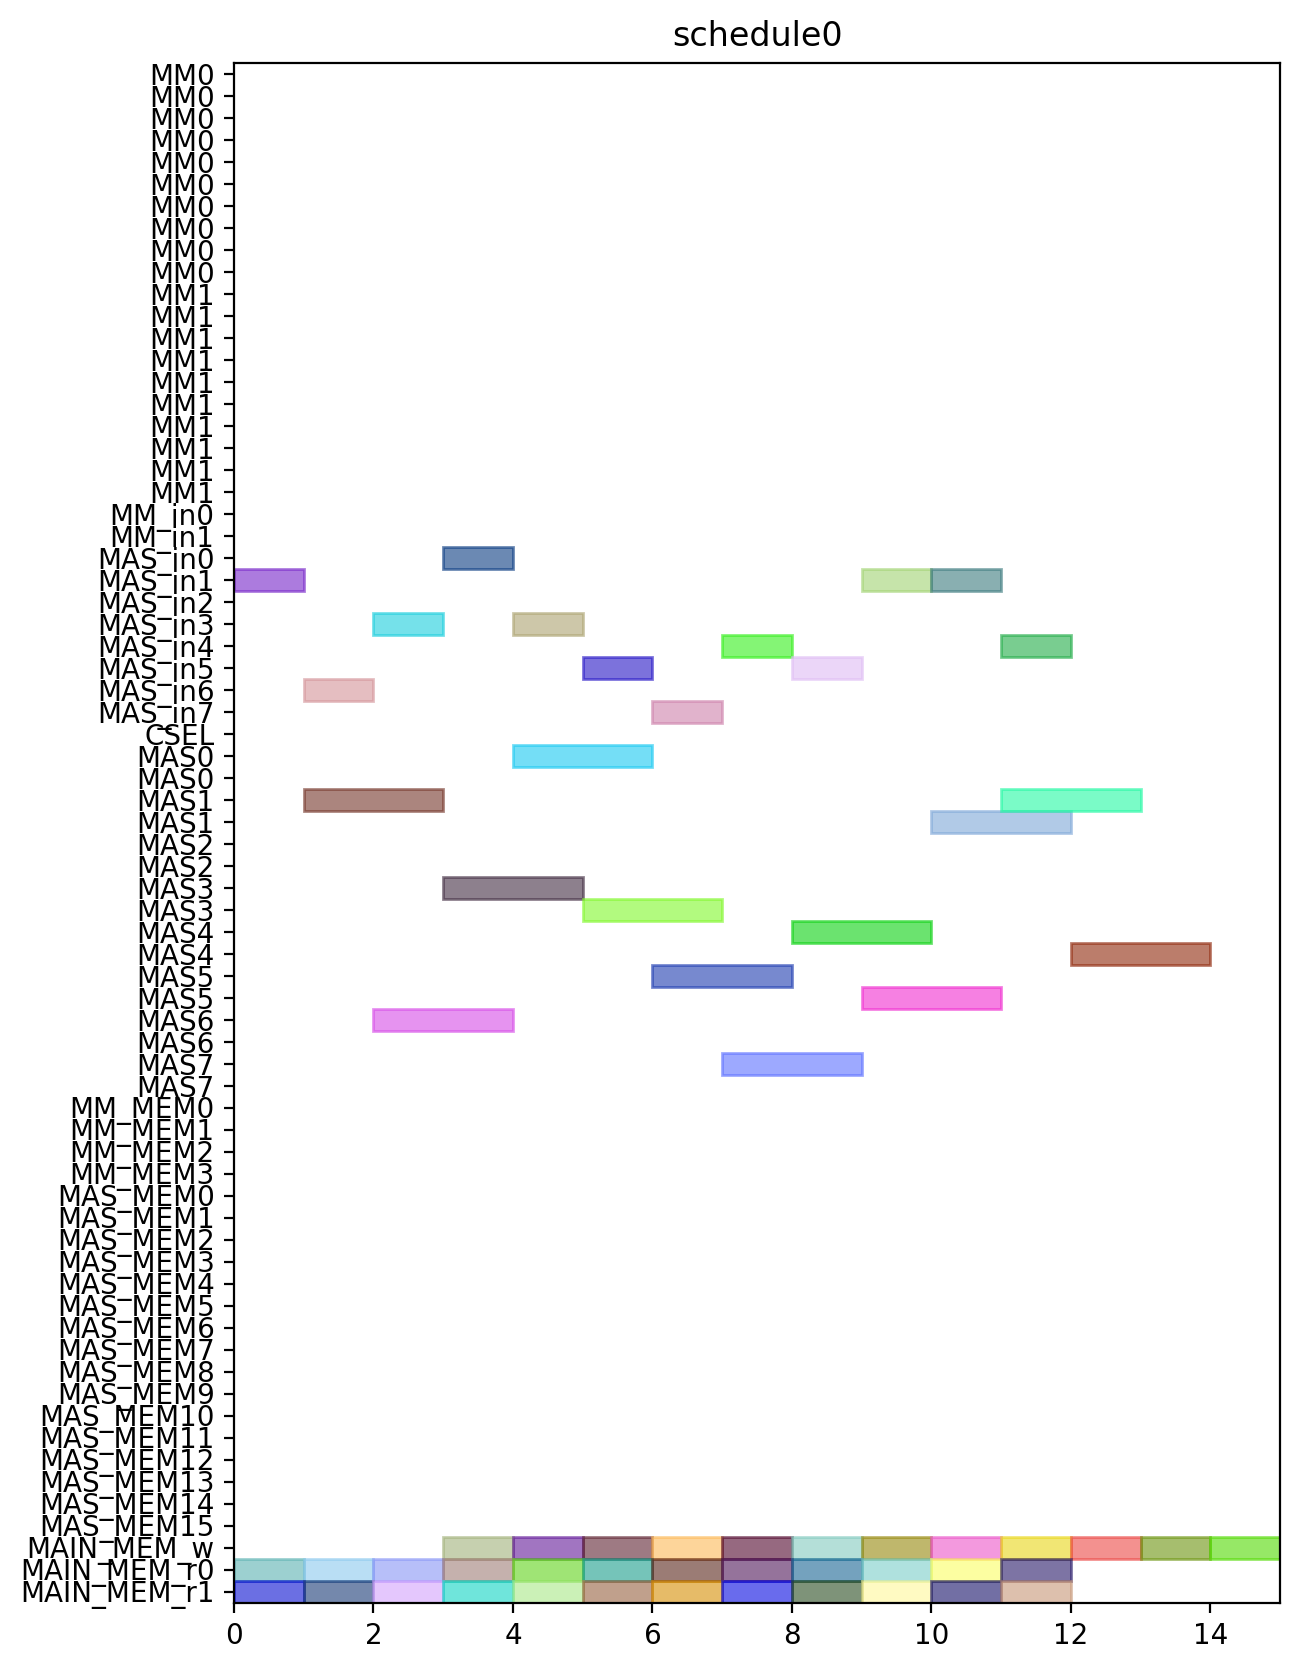

Here is the Python script that generated this plot:
from pyschedule import Scenario, solvers, plotters, alt


def solve():
	horizon = 120
	S = Scenario("schedule0", horizon=horizon)

	# resource
	MM = S.Resources('MM', num=2, size=10)
	MM_in = S.Resources('MM_in', num=2)
	MAS_in = S.Resources('MAS_in', num=8)
	CSEL = S.Resource('CSEL')
	MAS = S.Resources('MAS', num=8, size=2, periods=range(1, horizon))
	MM_MEM = S.Resources('MM_MEM', num=4)
	MAS_MEM = S.Resources('MAS_MEM', num=16)
	MAIN_MEM_w = S.Resource('MAIN_MEM_w', size=1)
	MAIN_MEM_r = S.Resources('MAIN_MEM_r', num=2)

	# result of previous scheduling

	# new tasks
	c000 = S.Task('c000', length=2, delay_cost=1)
	c000 += alt(MAS)
	c000_in = S.Task('c000_in', length=1, delay_cost=1)
	c000_in += alt(MAS_in)
	S += c000_in*MAS_in[0]<=c000*MAS[0]

	S += c000_in*MAS_in[1]<=c000*MAS[1]

	S += c000_in*MAS_in[2]<=c000*MAS[2]

	S += c000_in*MAS_in[3]<=c000*MAS[3]

	S += c000_in*MAS_in[4]<=c000*MAS[4]

	S += c000_in*MAS_in[5]<=c000*MAS[5]

	S += c000_in*MAS_in[6]<=c000*MAS[6]

	S += c000_in*MAS_in[7]<=c000*MAS[7]

	S += 0<c000

	c000_w = S.Task('c000_w', length=1, delay_cost=1)
	c000_w += alt(MAIN_MEM_w)
	S += c000 <= c000_w

	c000_mem0 = S.Task('c000_mem0', length=1, delay_cost=1)
	c000_mem0 += MAIN_MEM_r[0]
	S += c000_mem0 <= c000

	c000_mem1 = S.Task('c000_mem1', length=1, delay_cost=1)
	c000_mem1 += MAIN_MEM_r[1]
	S += c000_mem1 <= c000

	c001 = S.Task('c001', length=2, delay_cost=1)
	c001 += alt(MAS)
	c001_in = S.Task('c001_in', length=1, delay_cost=1)
	c001_in += alt(MAS_in)
	S += c001_in*MAS_in[0]<=c001*MAS[0]

	S += c001_in*MAS_in[1]<=c001*MAS[1]

	S += c001_in*MAS_in[2]<=c001*MAS[2]

	S += c001_in*MAS_in[3]<=c001*MAS[3]

	S += c001_in*MAS_in[4]<=c001*MAS[4]

	S += c001_in*MAS_in[5]<=c001*MAS[5]

	S += c001_in*MAS_in[6]<=c001*MAS[6]

	S += c001_in*MAS_in[7]<=c001*MAS[7]

	S += 0<c001

	c001_w = S.Task('c001_w', length=1, delay_cost=1)
	c001_w += alt(MAIN_MEM_w)
	S += c001 <= c001_w

	c001_mem0 = S.Task('c001_mem0', length=1, delay_cost=1)
	c001_mem0 += MAIN_MEM_r[0]
	S += c001_mem0 <= c001

	c001_mem1 = S.Task('c001_mem1', length=1, delay_cost=1)
	c001_mem1 += MAIN_MEM_r[1]
	S += c001_mem1 <= c001

	c010 = S.Task('c010', length=2, delay_cost=1)
	c010 += alt(MAS)
	c010_in = S.Task('c010_in', length=1, delay_cost=1)
	c010_in += alt(MAS_in)
	S += c010_in*MAS_in[0]<=c010*MAS[0]

	S += c010_in*MAS_in[1]<=c010*MAS[1]

	S += c010_in*MAS_in[2]<=c010*MAS[2]

	S += c010_in*MAS_in[3]<=c010*MAS[3]

	S += c010_in*MAS_in[4]<=c010*MAS[4]

	S += c010_in*MAS_in[5]<=c010*MAS[5]

	S += c010_in*MAS_in[6]<=c010*MAS[6]

	S += c010_in*MAS_in[7]<=c010*MAS[7]

	S += 0<c010

	c010_w = S.Task('c010_w', length=1, delay_cost=1)
	c010_w += alt(MAIN_MEM_w)
	S += c010 <= c010_w

	c010_mem0 = S.Task('c010_mem0', length=1, delay_cost=1)
	c010_mem0 += MAIN_MEM_r[0]
	S += c010_mem0 <= c010

	c010_mem1 = S.Task('c010_mem1', length=1, delay_cost=1)
	c010_mem1 += MAIN_MEM_r[1]
	S += c010_mem1 <= c010

	c011 = S.Task('c011', length=2, delay_cost=1)
	c011 += alt(MAS)
	c011_in = S.Task('c011_in', length=1, delay_cost=1)
	c011_in += alt(MAS_in)
	S += c011_in*MAS_in[0]<=c011*MAS[0]

	S += c011_in*MAS_in[1]<=c011*MAS[1]

	S += c011_in*MAS_in[2]<=c011*MAS[2]

	S += c011_in*MAS_in[3]<=c011*MAS[3]

	S += c011_in*MAS_in[4]<=c011*MAS[4]

	S += c011_in*MAS_in[5]<=c011*MAS[5]

	S += c011_in*MAS_in[6]<=c011*MAS[6]

	S += c011_in*MAS_in[7]<=c011*MAS[7]

	S += 0<c011

	c011_w = S.Task('c011_w', length=1, delay_cost=1)
	c011_w += alt(MAIN_MEM_w)
	S += c011 <= c011_w

	c011_mem0 = S.Task('c011_mem0', length=1, delay_cost=1)
	c011_mem0 += MAIN_MEM_r[0]
	S += c011_mem0 <= c011

	c011_mem1 = S.Task('c011_mem1', length=1, delay_cost=1)
	c011_mem1 += MAIN_MEM_r[1]
	S += c011_mem1 <= c011

	c100 = S.Task('c100', length=2, delay_cost=1)
	c100 += alt(MAS)
	c100_in = S.Task('c100_in', length=1, delay_cost=1)
	c100_in += alt(MAS_in)
	S += c100_in*MAS_in[0]<=c100*MAS[0]

	S += c100_in*MAS_in[1]<=c100*MAS[1]

	S += c100_in*MAS_in[2]<=c100*MAS[2]

	S += c100_in*MAS_in[3]<=c100*MAS[3]

	S += c100_in*MAS_in[4]<=c100*MAS[4]

	S += c100_in*MAS_in[5]<=c100*MAS[5]

	S += c100_in*MAS_in[6]<=c100*MAS[6]

	S += c100_in*MAS_in[7]<=c100*MAS[7]

	S += 0<c100

	c100_w = S.Task('c100_w', length=1, delay_cost=1)
	c100_w += alt(MAIN_MEM_w)
	S += c100 <= c100_w

	c100_mem0 = S.Task('c100_mem0', length=1, delay_cost=1)
	c100_mem0 += MAIN_MEM_r[0]
	S += c100_mem0 <= c100

	c100_mem1 = S.Task('c100_mem1', length=1, delay_cost=1)
	c100_mem1 += MAIN_MEM_r[1]
	S += c100_mem1 <= c100

	c101 = S.Task('c101', length=2, delay_cost=1)
	c101 += alt(MAS)
	c101_in = S.Task('c101_in', length=1, delay_cost=1)
	c101_in += alt(MAS_in)
	S += c101_in*MAS_in[0]<=c101*MAS[0]

	S += c101_in*MAS_in[1]<=c101*MAS[1]

	S += c101_in*MAS_in[2]<=c101*MAS[2]

	S += c101_in*MAS_in[3]<=c101*MAS[3]

	S += c101_in*MAS_in[4]<=c101*MAS[4]

	S += c101_in*MAS_in[5]<=c101*MAS[5]

	S += c101_in*MAS_in[6]<=c101*MAS[6]

	S += c101_in*MAS_in[7]<=c101*MAS[7]

	S += 0<c101

	c101_w = S.Task('c101_w', length=1, delay_cost=1)
	c101_w += alt(MAIN_MEM_w)
	S += c101 <= c101_w

	c101_mem0 = S.Task('c101_mem0', length=1, delay_cost=1)
	c101_mem0 += MAIN_MEM_r[0]
	S += c101_mem0 <= c101

	c101_mem1 = S.Task('c101_mem1', length=1, delay_cost=1)
	c101_mem1 += MAIN_MEM_r[1]
	S += c101_mem1 <= c101

	c110 = S.Task('c110', length=2, delay_cost=1)
	c110 += alt(MAS)
	c110_in = S.Task('c110_in', length=1, delay_cost=1)
	c110_in += alt(MAS_in)
	S += c110_in*MAS_in[0]<=c110*MAS[0]

	S += c110_in*MAS_in[1]<=c110*MAS[1]

	S += c110_in*MAS_in[2]<=c110*MAS[2]

	S += c110_in*MAS_in[3]<=c110*MAS[3]

	S += c110_in*MAS_in[4]<=c110*MAS[4]

	S += c110_in*MAS_in[5]<=c110*MAS[5]

	S += c110_in*MAS_in[6]<=c110*MAS[6]

	S += c110_in*MAS_in[7]<=c110*MAS[7]

	S += 0<c110

	c110_w = S.Task('c110_w', length=1, delay_cost=1)
	c110_w += alt(MAIN_MEM_w)
	S += c110 <= c110_w

	c110_mem0 = S.Task('c110_mem0', length=1, delay_cost=1)
	c110_mem0 += MAIN_MEM_r[0]
	S += c110_mem0 <= c110

	c110_mem1 = S.Task('c110_mem1', length=1, delay_cost=1)
	c110_mem1 += MAIN_MEM_r[1]
	S += c110_mem1 <= c110

	c111 = S.Task('c111', length=2, delay_cost=1)
	c111 += alt(MAS)
	c111_in = S.Task('c111_in', length=1, delay_cost=1)
	c111_in += alt(MAS_in)
	S += c111_in*MAS_in[0]<=c111*MAS[0]

	S += c111_in*MAS_in[1]<=c111*MAS[1]

	S += c111_in*MAS_in[2]<=c111*MAS[2]

	S += c111_in*MAS_in[3]<=c111*MAS[3]

	S += c111_in*MAS_in[4]<=c111*MAS[4]

	S += c111_in*MAS_in[5]<=c111*MAS[5]

	S += c111_in*MAS_in[6]<=c111*MAS[6]

	S += c111_in*MAS_in[7]<=c111*MAS[7]

	S += 0<c111

	c111_w = S.Task('c111_w', length=1, delay_cost=1)
	c111_w += alt(MAIN_MEM_w)
	S += c111 <= c111_w

	c111_mem0 = S.Task('c111_mem0', length=1, delay_cost=1)
	c111_mem0 += MAIN_MEM_r[0]
	S += c111_mem0 <= c111

	c111_mem1 = S.Task('c111_mem1', length=1, delay_cost=1)
	c111_mem1 += MAIN_MEM_r[1]
	S += c111_mem1 <= c111

	c200 = S.Task('c200', length=2, delay_cost=1)
	c200 += alt(MAS)
	c200_in = S.Task('c200_in', length=1, delay_cost=1)
	c200_in += alt(MAS_in)
	S += c200_in*MAS_in[0]<=c200*MAS[0]

	S += c200_in*MAS_in[1]<=c200*MAS[1]

	S += c200_in*MAS_in[2]<=c200*MAS[2]

	S += c200_in*MAS_in[3]<=c200*MAS[3]

	S += c200_in*MAS_in[4]<=c200*MAS[4]

	S += c200_in*MAS_in[5]<=c200*MAS[5]

	S += c200_in*MAS_in[6]<=c200*MAS[6]

	S += c200_in*MAS_in[7]<=c200*MAS[7]

	S += 0<c200

	c200_w = S.Task('c200_w', length=1, delay_cost=1)
	c200_w += alt(MAIN_MEM_w)
	S += c200 <= c200_w

	c200_mem0 = S.Task('c200_mem0', length=1, delay_cost=1)
	c200_mem0 += MAIN_MEM_r[0]
	S += c200_mem0 <= c200

	c200_mem1 = S.Task('c200_mem1', length=1, delay_cost=1)
	c200_mem1 += MAIN_MEM_r[1]
	S += c200_mem1 <= c200

	c201 = S.Task('c201', length=2, delay_cost=1)
	c201 += alt(MAS)
	c201_in = S.Task('c201_in', length=1, delay_cost=1)
	c201_in += alt(MAS_in)
	S += c201_in*MAS_in[0]<=c201*MAS[0]

	S += c201_in*MAS_in[1]<=c201*MAS[1]

	S += c201_in*MAS_in[2]<=c201*MAS[2]

	S += c201_in*MAS_in[3]<=c201*MAS[3]

	S += c201_in*MAS_in[4]<=c201*MAS[4]

	S += c201_in*MAS_in[5]<=c201*MAS[5]

	S += c201_in*MAS_in[6]<=c201*MAS[6]

	S += c201_in*MAS_in[7]<=c201*MAS[7]

	S += 0<c201

	c201_w = S.Task('c201_w', length=1, delay_cost=1)
	c201_w += alt(MAIN_MEM_w)
	S += c201 <= c201_w

	c201_mem0 = S.Task('c201_mem0', length=1, delay_cost=1)
	c201_mem0 += MAIN_MEM_r[0]
	S += c201_mem0 <= c201

	c201_mem1 = S.Task('c201_mem1', length=1, delay_cost=1)
	c201_mem1 += MAIN_MEM_r[1]
	S += c201_mem1 <= c201

	c210 = S.Task('c210', length=2, delay_cost=1)
	c210 += alt(MAS)
	c210_in = S.Task('c210_in', length=1, delay_cost=1)
	c210_in += alt(MAS_in)
	S += c210_in*MAS_in[0]<=c210*MAS[0]

	S += c210_in*MAS_in[1]<=c210*MAS[1]

	S += c210_in*MAS_in[2]<=c210*MAS[2]

	S += c210_in*MAS_in[3]<=c210*MAS[3]

	S += c210_in*MAS_in[4]<=c210*MAS[4]

	S += c210_in*MAS_in[5]<=c210*MAS[5]

	S += c210_in*MAS_in[6]<=c210*MAS[6]

	S += c210_in*MAS_in[7]<=c210*MAS[7]

	S += 0<c210

	c210_w = S.Task('c210_w', length=1, delay_cost=1)
	c210_w += alt(MAIN_MEM_w)
	S += c210 <= c210_w

	c210_mem0 = S.Task('c210_mem0', length=1, delay_cost=1)
	c210_mem0 += MAIN_MEM_r[0]
	S += c210_mem0 <= c210

	c210_mem1 = S.Task('c210_mem1', length=1, delay_cost=1)
	c210_mem1 += MAIN_MEM_r[1]
	S += c210_mem1 <= c210

	c211 = S.Task('c211', length=2, delay_cost=1)
	c211 += alt(MAS)
	c211_in = S.Task('c211_in', length=1, delay_cost=1)
	c211_in += alt(MAS_in)
	S += c211_in*MAS_in[0]<=c211*MAS[0]

	S += c211_in*MAS_in[1]<=c211*MAS[1]

	S += c211_in*MAS_in[2]<=c211*MAS[2]

	S += c211_in*MAS_in[3]<=c211*MAS[3]

	S += c211_in*MAS_in[4]<=c211*MAS[4]

	S += c211_in*MAS_in[5]<=c211*MAS[5]

	S += c211_in*MAS_in[6]<=c211*MAS[6]

	S += c211_in*MAS_in[7]<=c211*MAS[7]

	S += 0<c211

	c211_w = S.Task('c211_w', length=1, delay_cost=1)
	c211_w += alt(MAIN_MEM_w)
	S += c211 <= c211_w

	c211_mem0 = S.Task('c211_mem0', length=1, delay_cost=1)
	c211_mem0 += MAIN_MEM_r[0]
	S += c211_mem0 <= c211

	c211_mem1 = S.Task('c211_mem1', length=1, delay_cost=1)
	c211_mem1 += MAIN_MEM_r[1]
	S += c211_mem1 <= c211

	solvers.mip.solve(S,msg=1,kind='CPLEX',ratio_gap=1.01)

	solution = [['hoge']*len(S.solution()[1]) for i in range(len(S.solution()))]
	for i in range(len(S.solution())):
		for j in range(len(S.solution()[i])):
			solution[i][j]=str(S.solution()[i][j])
	print(solution)

	cycles = int(solution[-1][3])

	pic_file_name = "/mnt/rose/usr1/fukuda/ABE/multiRAM_multiMAS_16mux/scheduling_result/stage10MM2_stage2MAS8/CONJ/schedule0.png"
	if(S.solution() != []):
		plotters.matplotlib.plot(S,img_filename=pic_file_name, show_task_labels=False, fig_size=(cycles*0.25+3, 10))

	return solution
